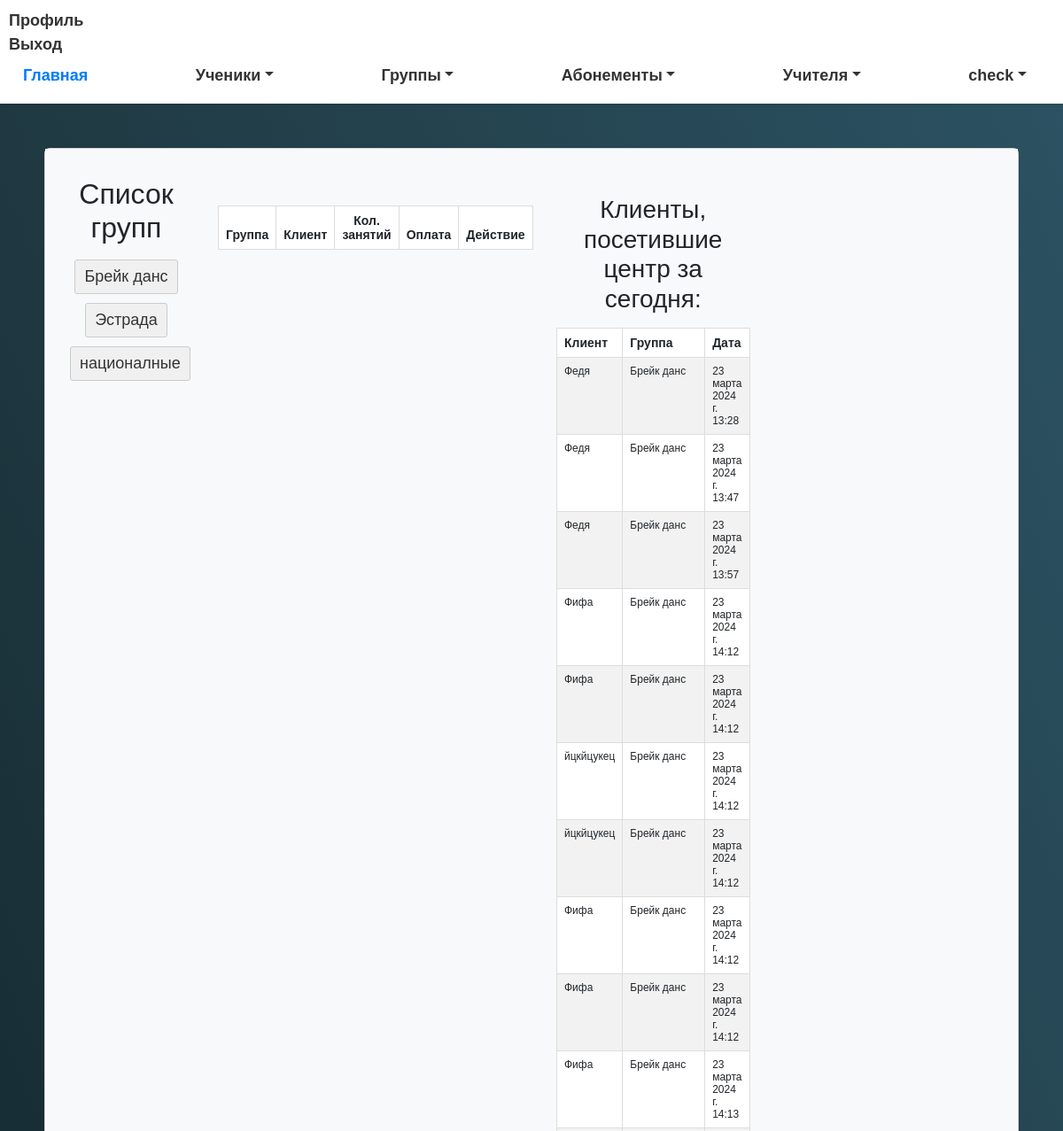
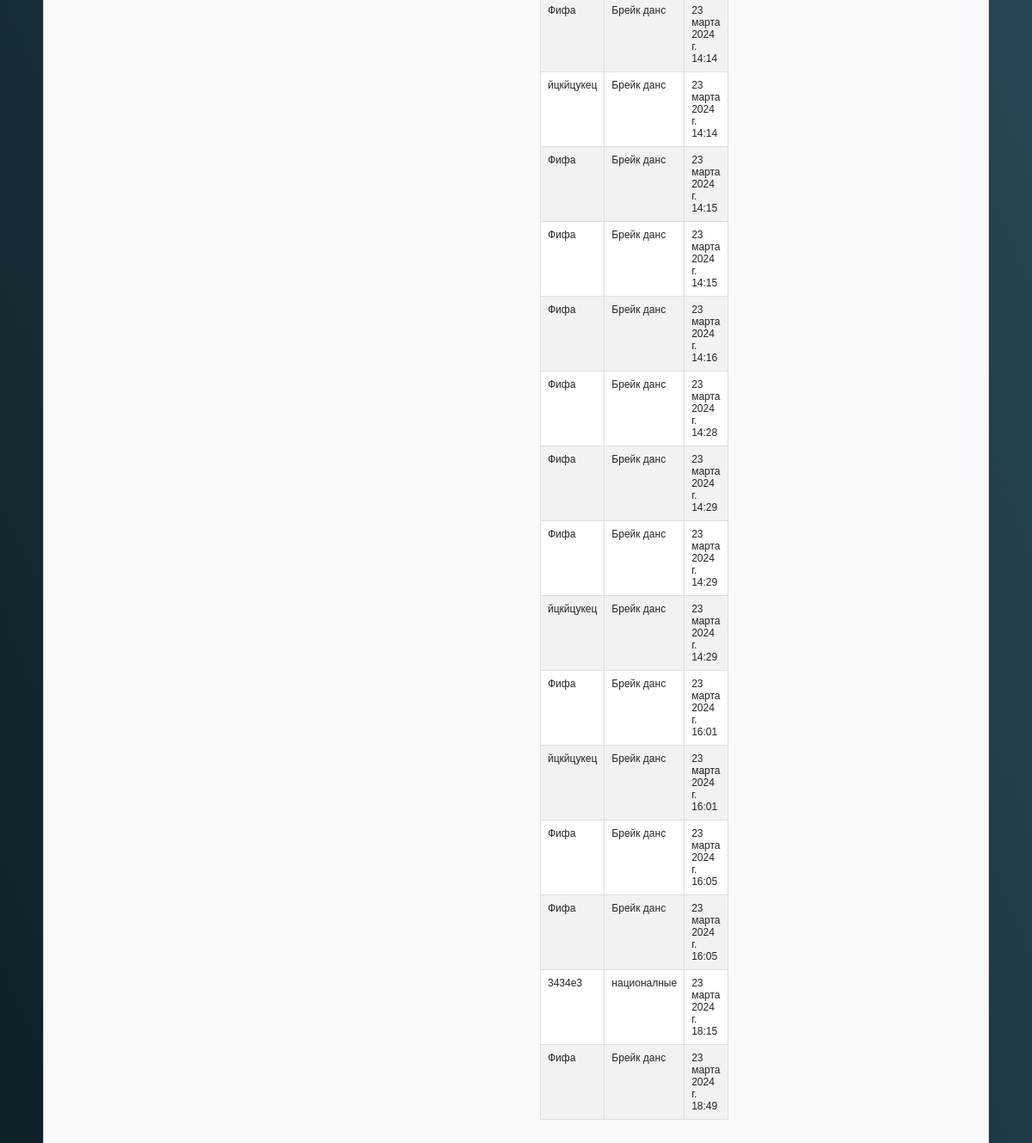
The app's page / (signed in) with its own data (2 pictures, top to bottom).
### myapp/models.py (models this page shows, shortened)
class Group(models.Model):
    name = models.CharField(max_length=255)
    coach = models.ForeignKey('Coach', on_delete=models.CASCADE)
    description = models.TextField()
    students = models.ManyToManyField(Client, related_name='group_students')

class MarkedAttendance(models.Model):
    user = models.ForeignKey(Subscription, on_delete=models.CASCADE, related_name='marked_attendance')  # Связь с пользователем, которого отметили
    timestamp = models.DateTimeField(auto_now_add=True)  # Время отметки
    group = models.CharField(max_length=100)  # Группа, к которой относится пользователь

class Subscription(models.Model):
    group = models.ForeignKey(Group, on_delete=models.CASCADE)
    client = models.ForeignKey(Client, on_delete=models.CASCADE)
    coach = models.ForeignKey(Coach, on_delete=models.CASCADE)
    lessons_count = models.IntegerField()
    attendance = models.BooleanField(default=False)
    price = models.DecimalField(max_digits=10, decimal_places=2)  # Добавляем поле для стоимости абонемента
    comment = models.TextField(blank=True, null=True)
    button_highlighted = models.BooleanField(default=False)
    date = models.DateTimeField(default=timezone.now)  # Добавляем поле для даты создания

class Client(models.Model):
    full_name = models.CharField(max_length=255)
    birth_date = models.DateField()
    phone_number = models.CharField(max_length=20)
    parent_name = models.CharField(max_length=255)
    address = models.CharField(max_length=255, default='Unknown Address')  # Add a default value here
    card_number = models.CharField(max_length=100, unique=True)
    group_obj = models.ForeignKey('Group', on_delete=models.CASCADE, null=True, blank=True)
    date_joined = models.DateField()

### myapp/views.py (the view)
# urls.py: path('', views.home, name='home'),
@login_required
def home(request):
    groups = Group.objects.all()
    subscriptions = Subscription.objects.all()
    markedAttendance = MarkedAttendance.objects.filter(timestamp__date=date.today())
    return render(request, 'index.html', {'groups': groups, 'subscriptions': subscriptions,
                                          'markedAttendance': markedAttendance})

### myapp/templates/index.html (shortened to what this page needs)
{% extends 'base.html' %}
{% block content %}
<div class="container">
    <div class="card">
        <div class="container-fluid py-3 bg-light">
            <div class="row align-items-start">
                <div class="col-md-2">
                    <div class="card-body">
                        <h2 class="mb-3">Список групп</h2>
                        <ul class="group-list">
                            {% for group in groups %}
                            <li>
                                <button class="group-button" data-group-name="{{ group.name }}">{{ group.name }}
                                </button>
                            </li>
                            {% empty %}
                            <li>No groups available.</li>
                            {% endfor %}
                        </ul>
                    </div>
                </div>
                <div class="col-md-4">
                    <table class="table table-striped mt-5" id="client-table">
                        <thead>
                        <tr>
                            <th>Группа</th>
                            <th>Клиент</th>
                            <th>Кол. занятий</th>
                            <th>Оплата</th>
                            <th>Действие</th>
                        </tr>
                        </thead>
                    </table>
                </div>
                    <div class="col-md-3">
                        <div class="card-body" style="text-align: center;">
                            <div class="client-list" id="client-list">
                                <h3>Клиенты, посетившие центр за сегодня:</h3>
                                <table class="table table-striped mt-3">
                                    <thead>
                                    <tr>
                                        <th>Клиент</th>
                                        <th>Группа</th>
                                        <th>Дата</th>
                                    </tr>
                                    </thead>
                                    <tbody>
                                    {% for markedAttendance in markedAttendance %}
                                    <tr>
                                        <td>{{ markedAttendance.user.client.full_name }}</td>
                                        <td>{{ markedAttendance.user.client.group_obj.name }}</td>
                                        <td>{{ markedAttendance.timestamp }}</td>
                                    </tr>
                                    {% empty %}
                                    <tr>
                                        <td colspan="3">No marked attendances available.</td>
                                    </tr>
                                    {% endfor %}
                                    </tbody>
                                </table>
                            </div>
                        </div>
                    </div>
            </div>
        </div>
    </div>
</div>
{% endblock %}

### myapp/static/css/myapp.css (style rules this page uses)
body { font-family: Arial, sans-serif; background-image: linear-gradient(to right top, #0f2027, #203a43, #2c5364); }
.container { max-width: 1200px; margin: 0 auto; padding: 50px; color: #fff; text-align: center; }
table { border-collapse: collapse; margin: auto; }
th, td { padding: 10px; text-align: center; border: 1px solid #ddd; }
th { background-color: #f2f2f2; }
tbody tr:nth-child(even) { background-color: #f2f2f2; }

### myapp/templates/index.html (style rules this page uses)
.container { margin-top: 20px; }
.card { border: 1px solid #ccc; border-radius: 5px; box-shadow: 0 2px 4px rgba(0, 0, 0, 0.1); }
.card-body { padding: 15px; }
.group-list { list-style: none; padding: 0; }
.group-list li { margin-bottom: 10px; }
.group-button { background: #f0f0f0; color: #333; padding: 5px 10px; border: 1px solid #ccc; border-radius: 3px; cursor: pointer; }
.client-list { margin-top: 20px; }
.client-list h3 { margin-bottom: 10px; }
.client-list table { width: 100%; color: #333; }
.client-list th, .client-list td { padding: 8px; text-align: left; border-bottom: 1px solid #ddd; }

### myapp/templates/base.html (style rules this page uses)
body, nav a, .nav-link, .dropdown-item { font-size: 18px; }
table { font-size: 14px; }
td { font-size: 12px; }

### records on screen
Group: name "Брейк данс"
Group: name "Эстрада"
Group: name "националные"
MarkedAttendance: user.client.full_name "Федя", user.client.group_obj.name "Брейк данс", timestamp "23 марта 2024 г. 13:28"
MarkedAttendance: user.client.full_name "Федя", user.client.group_obj.name "Брейк данс", timestamp "23 марта 2024 г. 13:47"
MarkedAttendance: user.client.full_name "Федя", user.client.group_obj.name "Брейк данс", timestamp "23 марта 2024 г. 13:57"
MarkedAttendance: user.client.full_name "Фифа", user.client.group_obj.name "Брейк данс", timestamp "23 марта 2024 г. 14:12"
MarkedAttendance: user.client.full_name "Фифа", user.client.group_obj.name "Брейк данс", timestamp "23 марта 2024 г. 14:12"
MarkedAttendance: user.client.full_name "йцкйцукец", user.client.group_obj.name "Брейк данс", timestamp "23 марта 2024 г. 14:12"
MarkedAttendance: user.client.full_name "йцкйцукец", user.client.group_obj.name "Брейк данс", timestamp "23 марта 2024 г. 14:12"
MarkedAttendance: user.client.full_name "Фифа", user.client.group_obj.name "Брейк данс", timestamp "23 марта 2024 г. 14:12"
MarkedAttendance: user.client.full_name "Фифа", user.client.group_obj.name "Брейк данс", timestamp "23 марта 2024 г. 14:12"
MarkedAttendance: user.client.full_name "Фифа", user.client.group_obj.name "Брейк данс", timestamp "23 марта 2024 г. 14:13"
MarkedAttendance: user.client.full_name "Фифа", user.client.group_obj.name "Брейк данс", timestamp "23 марта 2024 г. 14:14"
MarkedAttendance: user.client.full_name "йцкйцукец", user.client.group_obj.name "Брейк данс", timestamp "23 марта 2024 г. 14:14"
MarkedAttendance: user.client.full_name "Фифа", user.client.group_obj.name "Брейк данс", timestamp "23 марта 2024 г. 14:15"
MarkedAttendance: user.client.full_name "Фифа", user.client.group_obj.name "Брейк данс", timestamp "23 марта 2024 г. 14:15"
MarkedAttendance: user.client.full_name "Фифа", user.client.group_obj.name "Брейк данс", timestamp "23 марта 2024 г. 14:16"
MarkedAttendance: user.client.full_name "Фифа", user.client.group_obj.name "Брейк данс", timestamp "23 марта 2024 г. 14:28"
MarkedAttendance: user.client.full_name "Фифа", user.client.group_obj.name "Брейк данс", timestamp "23 марта 2024 г. 14:29"
MarkedAttendance: user.client.full_name "Фифа", user.client.group_obj.name "Брейк данс", timestamp "23 марта 2024 г. 14:29"
MarkedAttendance: user.client.full_name "йцкйцукец", user.client.group_obj.name "Брейк данс", timestamp "23 марта 2024 г. 14:29"
MarkedAttendance: user.client.full_name "Фифа", user.client.group_obj.name "Брейк данс", timestamp "23 марта 2024 г. 16:01"
MarkedAttendance: user.client.full_name "йцкйцукец", user.client.group_obj.name "Брейк данс", timestamp "23 марта 2024 г. 16:01"
MarkedAttendance: user.client.full_name "Фифа", user.client.group_obj.name "Брейк данс", timestamp "23 марта 2024 г. 16:05"
MarkedAttendance: user.client.full_name "Фифа", user.client.group_obj.name "Брейк данс", timestamp "23 марта 2024 г. 16:05"
MarkedAttendance: user.client.full_name "3434е3", user.client.group_obj.name "националные", timestamp "23 марта 2024 г. 18:15"
MarkedAttendance: user.client.full_name "Фифа", user.client.group_obj.name "Брейк данс", timestamp "23 марта 2024 г. 18:49"
